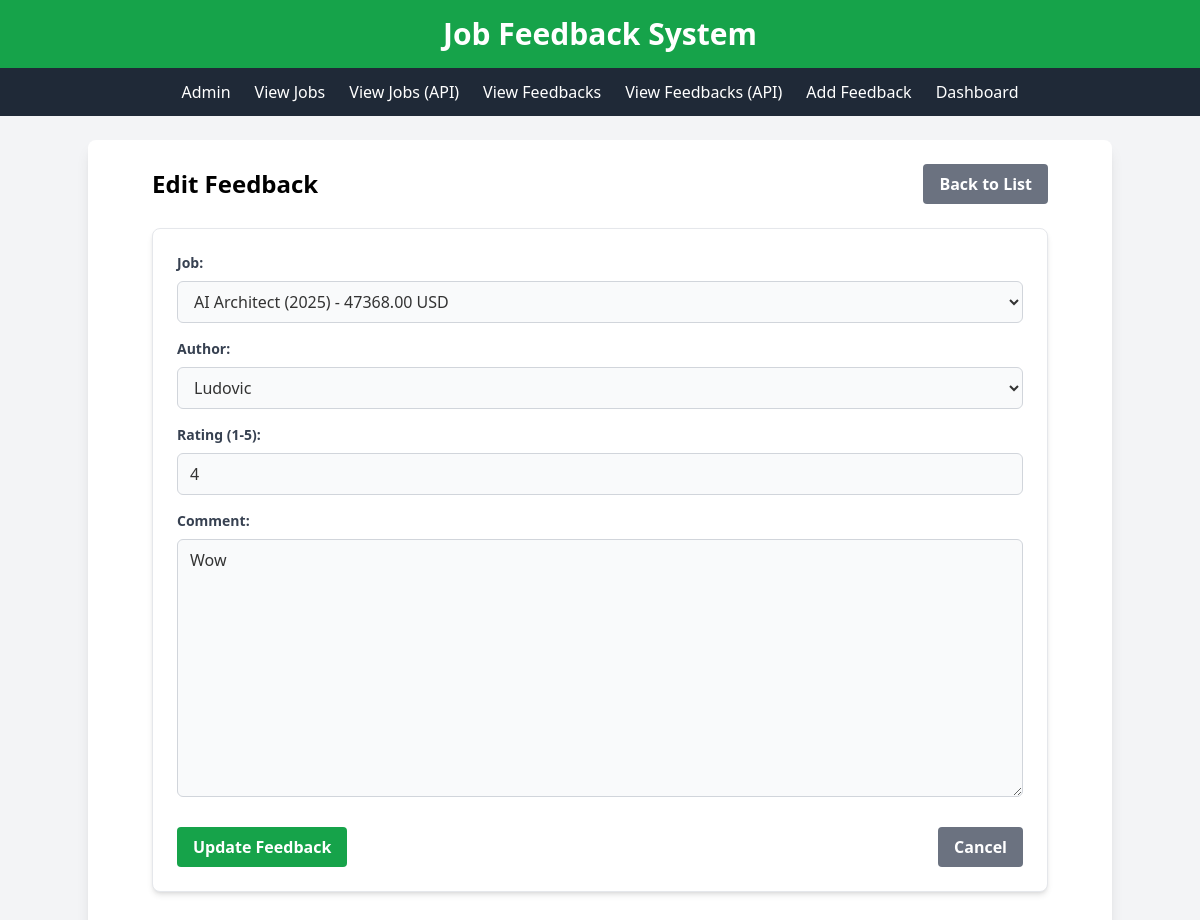
Screenshot of /feedbacks/5/update/ with the database file from the repository.
### feedbacks/models.py (models this page shows, shortened)
class Feedbacks(models.Model):
    job = models.ForeignKey(JobRecord, on_delete=models.CASCADE, related_name='feedbacks')
    author = models.ForeignKey(Candidate, on_delete=models.CASCADE, related_name='feedbacks')
    comment = models.TextField()
    rating = models.IntegerField(validators=[MinValueValidator(1), MaxValueValidator(5)])
    created_at = models.DateTimeField(auto_now_add=True)

### feedbacks/views.py (the view)
# urls.py: path('<int:pk>/update/', views.feedback_update, name='feedback_update'),
def feedback_update(request, pk):
    feedback = get_object_or_404(Feedbacks, pk=pk)
    if request.method == 'POST':
        form = FeedbackForm(request.POST, instance=feedback)
        if form.is_valid():
            feedback = form.save()
            return redirect('feedback_detail', pk=feedback.pk)
    else:
        form = FeedbackForm(instance=feedback)
    return render(request, 'feedbacks/feedback_form.html', {'form': form})

### feedbacks/forms.py (shortened to what this page needs)
class FeedbackForm(forms.ModelForm):
    class Meta:
        model = Feedbacks
        fields = ['job', 'author', 'comment', 'rating']

### jobs/models.py (called while the page is built)
    def __str__(self):
        return self.name

    def __str__(self):
        return self.name

    def __str__(self):
        return f"{self.job_title} ({self.work_year}) - {self.salary_in_usd} USD"

### feedbacks/templates/feedbacks/feedback_form.html (shortened to what this page needs)
{% extends "base.html" %}
{% block content %}
    <div class="max-w-4xl mx-auto">
        <div class="flex justify-between items-center mb-6">
            <h1 class="text-2xl font-bold">{% if form.instance.id %}Edit Feedback{% else %}Add Feedback{% endif %}</h1>
            <a href="{% url 'feedback_list' %}" class="bg-gray-500 hover:bg-gray-700 text-white font-bold py-2 px-4 rounded focus:outline-none focus:shadow-outline transition duration-300">Back to List</a>
        </div>
        <div class="bg-white p-6 rounded-lg shadow-md border border-gray-200">
            <form method="post">
                <div class="mb-4">
                    <label for="{{ form.job.id_for_label }}" class="block text-gray-700 text-sm font-bold mb-2">Job:</label>
                    {{ form.job }}
                </div>
                <div class="mb-4">
                    <label for="{{ form.author.id_for_label }}" class="block text-gray-700 text-sm font-bold mb-2">Author:</label>
                    {{ form.author }}
                </div>
                <div class="mb-4">
                    <label for="{{ form.rating.id_for_label }}" class="block text-gray-700 text-sm font-bold mb-2">Rating (1-5):</label>
                    {{ form.rating }}
                </div>
                <div class="mb-6">
                    <label for="{{ form.comment.id_for_label }}" class="block text-gray-700 text-sm font-bold mb-2">Comment:</label>
                    {{ form.comment }}
                </div>
                <div class="flex justify-between">
                    <button type="submit" class="bg-green-600 hover:bg-green-700 text-white font-bold py-2 px-4 rounded focus:outline-none focus:shadow-outline transition duration-300">
                        {% if form.instance.id %}Update Feedback{% else %}Submit Feedback{% endif %}
                    </button>
                    {% if form.instance.id %}
                        <a href="{% url 'feedback_detail' form.instance.id %}" class="bg-gray-500 hover:bg-gray-700 text-white font-bold py-2 px-4 rounded focus:outline-none focus:shadow-outline transition duration-300">Cancel</a>
                    {% else %}
                        <a href="{% url 'feedback_list' %}" class="bg-gray-500 hover:bg-gray-700 text-white font-bold py-2 px-4 rounded focus:outline-none focus:shadow-outline transition duration-300">Cancel</a>
                    {% endif %}
                </div>
            </form>
        </div>
    </div>
{% endblock %}

### feedbacks/templates/feedbacks/feedback_form.html (style rules this page uses)
input[type="text"], select, input[type="number"], textarea { width: 100%; padding: 0.5rem 0.75rem; border: 1px solid #d1d5db; border-radius: 0.375rem; background-color: #f9fafb; color: #333; }
textarea { min-height: 100px; }

### rows the page displays
Feedbacks: job "AI Architect (2025) - 47368.00 USD", author "Ludovic", rating "4", comment "Wow"
